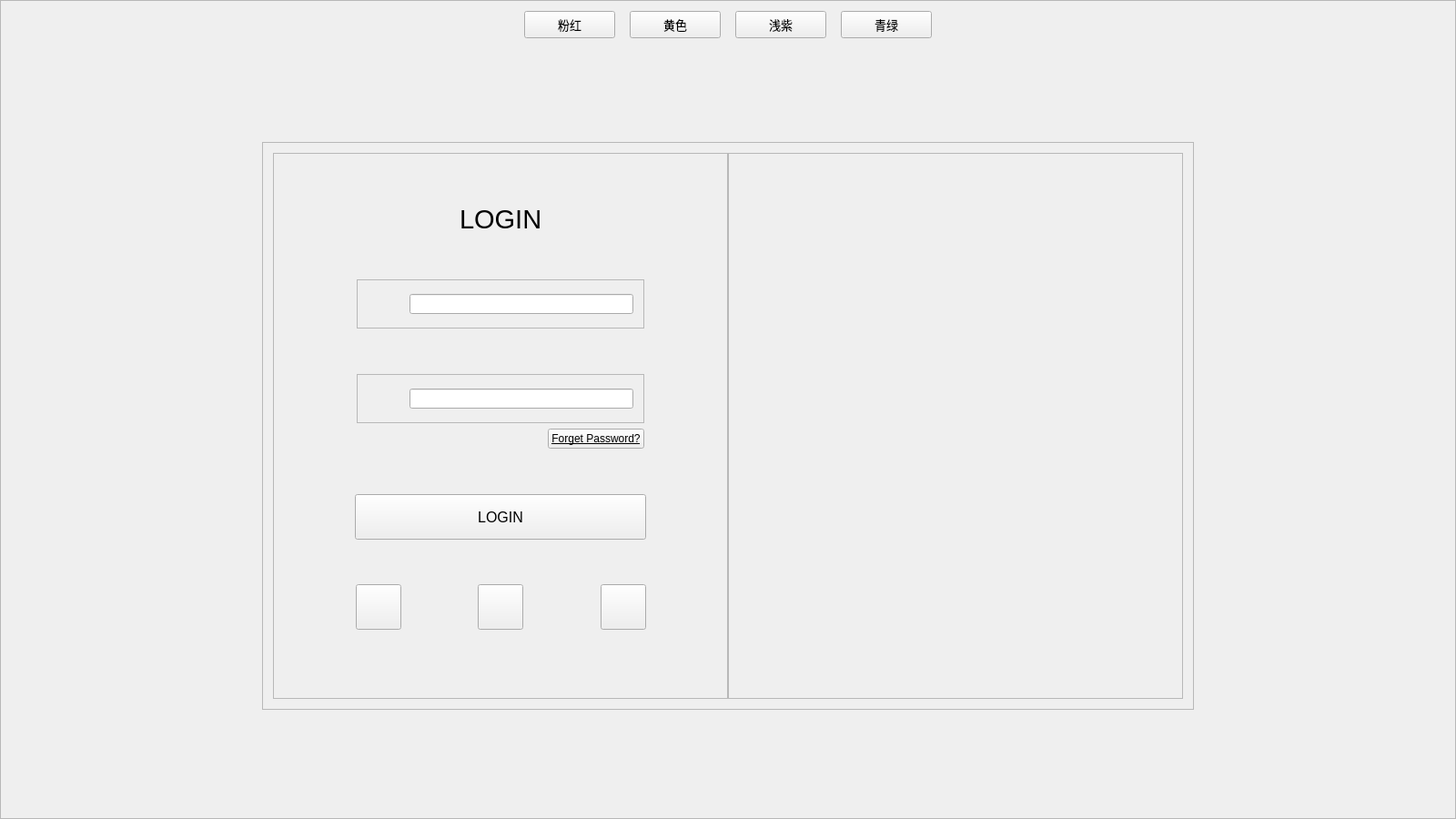
<?xml version="1.0" encoding="UTF-8"?>
<ui version="4.0">
 <class>Widget</class>
 <widget class="QWidget" name="Widget">
  <property name="geometry">
   <rect>
    <x>0</x>
    <y>0</y>
    <width>1600</width>
    <height>900</height>
   </rect>
  </property>
  <property name="minimumSize">
   <size>
    <width>800</width>
    <height>450</height>
   </size>
  </property>
  <property name="windowTitle">
   <string>Widget</string>
  </property>
  <property name="styleSheet">
   <string notr="true"/>
  </property>
  <layout class="QGridLayout" name="gridLayout_6">
   <property name="leftMargin">
    <number>0</number>
   </property>
   <property name="topMargin">
    <number>0</number>
   </property>
   <property name="rightMargin">
    <number>0</number>
   </property>
   <property name="bottomMargin">
    <number>0</number>
   </property>
   <property name="spacing">
    <number>0</number>
   </property>
   <item row="0" column="0">
    <widget class="QFrame" name="frame_background">
     <property name="frameShape">
      <enum>QFrame::StyledPanel</enum>
     </property>
     <property name="frameShadow">
      <enum>QFrame::Raised</enum>
     </property>
     <layout class="QGridLayout" name="gridLayout_3">
      <item row="0" column="0">
       <layout class="QHBoxLayout" name="horizontalLayout_12">
        <item>
         <spacer name="horizontalSpacer_3">
          <property name="orientation">
           <enum>Qt::Horizontal</enum>
          </property>
          <property name="sizeHint" stdset="0">
           <size>
            <width>13</width>
            <height>20</height>
           </size>
          </property>
         </spacer>
        </item>
        <item>
         <widget class="QPushButton" name="btn_1">
          <property name="sizePolicy">
           <sizepolicy hsizetype="Fixed" vsizetype="Fixed">
            <horstretch>0</horstretch>
            <verstretch>0</verstretch>
           </sizepolicy>
          </property>
          <property name="minimumSize">
           <size>
            <width>100</width>
            <height>30</height>
           </size>
          </property>
          <property name="maximumSize">
           <size>
            <width>100</width>
            <height>30</height>
           </size>
          </property>
          <property name="font">
           <font>
            <pointsize>10</pointsize>
           </font>
          </property>
          <property name="text">
           <string>粉红</string>
          </property>
         </widget>
        </item>
        <item>
         <spacer name="horizontalSpacer_23">
          <property name="orientation">
           <enum>Qt::Horizontal</enum>
          </property>
          <property name="sizeType">
           <enum>QSizePolicy::Fixed</enum>
          </property>
          <property name="sizeHint" stdset="0">
           <size>
            <width>10</width>
            <height>20</height>
           </size>
          </property>
         </spacer>
        </item>
        <item>
         <widget class="QPushButton" name="btn_2">
          <property name="sizePolicy">
           <sizepolicy hsizetype="Fixed" vsizetype="Fixed">
            <horstretch>0</horstretch>
            <verstretch>0</verstretch>
           </sizepolicy>
          </property>
          <property name="minimumSize">
           <size>
            <width>100</width>
            <height>30</height>
           </size>
          </property>
          <property name="maximumSize">
           <size>
            <width>100</width>
            <height>30</height>
           </size>
          </property>
          <property name="font">
           <font>
            <pointsize>10</pointsize>
           </font>
          </property>
          <property name="text">
           <string>黄色</string>
          </property>
         </widget>
        </item>
        <item>
         <spacer name="horizontalSpacer_24">
          <property name="orientation">
           <enum>Qt::Horizontal</enum>
          </property>
          <property name="sizeType">
           <enum>QSizePolicy::Fixed</enum>
          </property>
          <property name="sizeHint" stdset="0">
           <size>
            <width>10</width>
            <height>20</height>
           </size>
          </property>
         </spacer>
        </item>
        <item>
         <widget class="QPushButton" name="btn_3">
          <property name="sizePolicy">
           <sizepolicy hsizetype="Fixed" vsizetype="Fixed">
            <horstretch>0</horstretch>
            <verstretch>0</verstretch>
           </sizepolicy>
          </property>
          <property name="minimumSize">
           <size>
            <width>100</width>
            <height>30</height>
           </size>
          </property>
          <property name="maximumSize">
           <size>
            <width>100</width>
            <height>30</height>
           </size>
          </property>
          <property name="font">
           <font>
            <pointsize>10</pointsize>
           </font>
          </property>
          <property name="text">
           <string>浅紫</string>
          </property>
         </widget>
        </item>
        <item>
         <spacer name="horizontalSpacer_25">
          <property name="orientation">
           <enum>Qt::Horizontal</enum>
          </property>
          <property name="sizeType">
           <enum>QSizePolicy::Fixed</enum>
          </property>
          <property name="sizeHint" stdset="0">
           <size>
            <width>10</width>
            <height>20</height>
           </size>
          </property>
         </spacer>
        </item>
        <item>
         <widget class="QPushButton" name="btn_4">
          <property name="sizePolicy">
           <sizepolicy hsizetype="Fixed" vsizetype="Fixed">
            <horstretch>0</horstretch>
            <verstretch>0</verstretch>
           </sizepolicy>
          </property>
          <property name="minimumSize">
           <size>
            <width>100</width>
            <height>30</height>
           </size>
          </property>
          <property name="maximumSize">
           <size>
            <width>100</width>
            <height>30</height>
           </size>
          </property>
          <property name="font">
           <font>
            <pointsize>10</pointsize>
           </font>
          </property>
          <property name="text">
           <string>青绿</string>
          </property>
         </widget>
        </item>
        <item>
         <spacer name="horizontalSpacer_4">
          <property name="orientation">
           <enum>Qt::Horizontal</enum>
          </property>
          <property name="sizeHint" stdset="0">
           <size>
            <width>13</width>
            <height>20</height>
           </size>
          </property>
         </spacer>
        </item>
       </layout>
      </item>
      <item row="1" column="0">
       <layout class="QVBoxLayout" name="verticalLayout_2">
        <item>
         <spacer name="verticalSpacer_9">
          <property name="orientation">
           <enum>Qt::Vertical</enum>
          </property>
          <property name="sizeHint" stdset="0">
           <size>
            <width>20</width>
            <height>13</height>
           </size>
          </property>
         </spacer>
        </item>
        <item>
         <layout class="QHBoxLayout" name="horizontalLayout_9">
          <item>
           <spacer name="horizontalSpacer_17">
            <property name="orientation">
             <enum>Qt::Horizontal</enum>
            </property>
            <property name="sizeHint" stdset="0">
             <size>
              <width>40</width>
              <height>20</height>
             </size>
            </property>
           </spacer>
          </item>
          <item>
           <widget class="QFrame" name="frame">
            <property name="frameShape">
             <enum>QFrame::StyledPanel</enum>
            </property>
            <property name="frameShadow">
             <enum>QFrame::Raised</enum>
            </property>
            <layout class="QGridLayout" name="gridLayout_2">
             <item row="0" column="0">
              <layout class="QHBoxLayout" name="horizontalLayout_8">
               <property name="spacing">
                <number>0</number>
               </property>
               <item>
                <widget class="QFrame" name="frame_login">
                 <property name="sizePolicy">
                  <sizepolicy hsizetype="Minimum" vsizetype="Minimum">
                   <horstretch>0</horstretch>
                   <verstretch>0</verstretch>
                  </sizepolicy>
                 </property>
                 <property name="minimumSize">
                  <size>
                   <width>500</width>
                   <height>600</height>
                  </size>
                 </property>
                 <property name="maximumSize">
                  <size>
                   <width>500</width>
                   <height>600</height>
                  </size>
                 </property>
                 <property name="frameShape">
                  <enum>QFrame::StyledPanel</enum>
                 </property>
                 <property name="frameShadow">
                  <enum>QFrame::Raised</enum>
                 </property>
                 <layout class="QGridLayout" name="gridLayout_5">
                  <item row="1" column="0">
                   <spacer name="verticalSpacer_4">
                    <property name="orientation">
                     <enum>Qt::Vertical</enum>
                    </property>
                    <property name="sizeType">
                     <enum>QSizePolicy::Fixed</enum>
                    </property>
                    <property name="sizeHint" stdset="0">
                     <size>
                      <width>20</width>
                      <height>20</height>
                     </size>
                    </property>
                   </spacer>
                  </item>
                  <item row="0" column="0">
                   <layout class="QVBoxLayout" name="verticalLayout">
                    <item>
                     <spacer name="verticalSpacer_2">
                      <property name="orientation">
                       <enum>Qt::Vertical</enum>
                      </property>
                      <property name="sizeHint" stdset="0">
                       <size>
                        <width>20</width>
                        <height>13</height>
                       </size>
                      </property>
                     </spacer>
                    </item>
                    <item>
                     <layout class="QHBoxLayout" name="horizontalLayout">
                      <item>
                       <spacer name="horizontalSpacer">
                        <property name="orientation">
                         <enum>Qt::Horizontal</enum>
                        </property>
                        <property name="sizeHint" stdset="0">
                         <size>
                          <width>40</width>
                          <height>20</height>
                         </size>
                        </property>
                       </spacer>
                      </item>
                      <item>
                       <widget class="QLabel" name="label_login">
                        <property name="font">
                         <font>
                          <family>Arial</family>
                          <pointsize>22</pointsize>
                         </font>
                        </property>
                        <property name="text">
                         <string>LOGIN</string>
                        </property>
                       </widget>
                      </item>
                      <item>
                       <spacer name="horizontalSpacer_2">
                        <property name="orientation">
                         <enum>Qt::Horizontal</enum>
                        </property>
                        <property name="sizeHint" stdset="0">
                         <size>
                          <width>40</width>
                          <height>20</height>
                         </size>
                        </property>
                       </spacer>
                      </item>
                     </layout>
                    </item>
                    <item>
                     <spacer name="verticalSpacer">
                      <property name="orientation">
                       <enum>Qt::Vertical</enum>
                      </property>
                      <property name="sizeHint" stdset="0">
                       <size>
                        <width>20</width>
                        <height>13</height>
                       </size>
                      </property>
                     </spacer>
                    </item>
                    <item>
                     <layout class="QHBoxLayout" name="horizontalLayout_10">
                      <item>
                       <spacer name="horizontalSpacer_20">
                        <property name="orientation">
                         <enum>Qt::Horizontal</enum>
                        </property>
                        <property name="sizeType">
                         <enum>QSizePolicy::Fixed</enum>
                        </property>
                        <property name="sizeHint" stdset="0">
                         <size>
                          <width>80</width>
                          <height>20</height>
                         </size>
                        </property>
                       </spacer>
                      </item>
                      <item>
                       <widget class="QFrame" name="frame_user_name">
                        <property name="frameShape">
                         <enum>QFrame::StyledPanel</enum>
                        </property>
                        <property name="frameShadow">
                         <enum>QFrame::Raised</enum>
                        </property>
                        <layout class="QGridLayout" name="gridLayout_4">
                         <item row="0" column="0">
                          <layout class="QHBoxLayout" name="horizontalLayout_11">
                           <item>
                            <spacer name="horizontalSpacer_21">
                             <property name="orientation">
                              <enum>Qt::Horizontal</enum>
                             </property>
                             <property name="sizeType">
                              <enum>QSizePolicy::Fixed</enum>
                             </property>
                             <property name="sizeHint" stdset="0">
                              <size>
                               <width>10</width>
                               <height>20</height>
                              </size>
                             </property>
                            </spacer>
                           </item>
                           <item>
                            <widget class="QLabel" name="label_user_name">
                             <property name="sizePolicy">
                              <sizepolicy hsizetype="Fixed" vsizetype="Fixed">
                               <horstretch>0</horstretch>
                               <verstretch>0</verstretch>
                              </sizepolicy>
                             </property>
                             <property name="minimumSize">
                              <size>
                               <width>30</width>
                               <height>30</height>
                              </size>
                             </property>
                             <property name="maximumSize">
                              <size>
                               <width>30</width>
                               <height>30</height>
                              </size>
                             </property>
                             <property name="text">
                              <string/>
                             </property>
                            </widget>
                           </item>
                           <item>
                            <widget class="QLineEdit" name="lineE_user_name"/>
                           </item>
                          </layout>
                         </item>
                        </layout>
                       </widget>
                      </item>
                      <item>
                       <spacer name="horizontalSpacer_22">
                        <property name="orientation">
                         <enum>Qt::Horizontal</enum>
                        </property>
                        <property name="sizeType">
                         <enum>QSizePolicy::Fixed</enum>
                        </property>
                        <property name="sizeHint" stdset="0">
                         <size>
                          <width>80</width>
                          <height>20</height>
                         </size>
                        </property>
                       </spacer>
                      </item>
                     </layout>
                    </item>
                    <item>
                     <spacer name="verticalSpacer_3">
                      <property name="orientation">
                       <enum>Qt::Vertical</enum>
                      </property>
                      <property name="sizeHint" stdset="0">
                       <size>
                        <width>20</width>
                        <height>17</height>
                       </size>
                      </property>
                     </spacer>
                    </item>
                    <item>
                     <layout class="QHBoxLayout" name="horizontalLayout_2">
                      <item>
                       <spacer name="horizontalSpacer_6">
                        <property name="orientation">
                         <enum>Qt::Horizontal</enum>
                        </property>
                        <property name="sizeType">
                         <enum>QSizePolicy::Fixed</enum>
                        </property>
                        <property name="sizeHint" stdset="0">
                         <size>
                          <width>80</width>
                          <height>20</height>
                         </size>
                        </property>
                       </spacer>
                      </item>
                      <item>
                       <widget class="QFrame" name="frame_pwd">
                        <property name="frameShape">
                         <enum>QFrame::StyledPanel</enum>
                        </property>
                        <property name="frameShadow">
                         <enum>QFrame::Raised</enum>
                        </property>
                        <layout class="QGridLayout" name="gridLayout">
                         <item row="0" column="0">
                          <layout class="QHBoxLayout" name="horizontalLayout_3">
                           <item>
                            <spacer name="horizontalSpacer_5">
                             <property name="orientation">
                              <enum>Qt::Horizontal</enum>
                             </property>
                             <property name="sizeType">
                              <enum>QSizePolicy::Fixed</enum>
                             </property>
                             <property name="sizeHint" stdset="0">
                              <size>
                               <width>10</width>
                               <height>20</height>
                              </size>
                             </property>
                            </spacer>
                           </item>
                           <item>
                            <widget class="QLabel" name="label_pwd">
                             <property name="sizePolicy">
                              <sizepolicy hsizetype="Fixed" vsizetype="Fixed">
                               <horstretch>0</horstretch>
                               <verstretch>0</verstretch>
                              </sizepolicy>
                             </property>
                             <property name="minimumSize">
                              <size>
                               <width>30</width>
                               <height>30</height>
                              </size>
                             </property>
                             <property name="maximumSize">
                              <size>
                               <width>30</width>
                               <height>30</height>
                              </size>
                             </property>
                             <property name="text">
                              <string/>
                             </property>
                            </widget>
                           </item>
                           <item>
                            <widget class="QLineEdit" name="lineE_pwd"/>
                           </item>
                          </layout>
                         </item>
                        </layout>
                       </widget>
                      </item>
                      <item>
                       <spacer name="horizontalSpacer_19">
                        <property name="orientation">
                         <enum>Qt::Horizontal</enum>
                        </property>
                        <property name="sizeType">
                         <enum>QSizePolicy::Fixed</enum>
                        </property>
                        <property name="sizeHint" stdset="0">
                         <size>
                          <width>80</width>
                          <height>20</height>
                         </size>
                        </property>
                       </spacer>
                      </item>
                     </layout>
                    </item>
                    <item>
                     <layout class="QHBoxLayout" name="horizontalLayout_5">
                      <item>
                       <spacer name="horizontalSpacer_11">
                        <property name="orientation">
                         <enum>Qt::Horizontal</enum>
                        </property>
                        <property name="sizeHint" stdset="0">
                         <size>
                          <width>28</width>
                          <height>20</height>
                         </size>
                        </property>
                       </spacer>
                      </item>
                      <item>
                       <widget class="QPushButton" name="btn_forget">
                        <property name="font">
                         <font>
                          <family>Arial</family>
                          <underline>true</underline>
                         </font>
                        </property>
                        <property name="text">
                         <string>Forget Password?</string>
                        </property>
                       </widget>
                      </item>
                      <item>
                       <spacer name="horizontalSpacer_12">
                        <property name="orientation">
                         <enum>Qt::Horizontal</enum>
                        </property>
                        <property name="sizeType">
                         <enum>QSizePolicy::Fixed</enum>
                        </property>
                        <property name="sizeHint" stdset="0">
                         <size>
                          <width>80</width>
                          <height>20</height>
                         </size>
                        </property>
                       </spacer>
                      </item>
                     </layout>
                    </item>
                    <item>
                     <spacer name="verticalSpacer_5">
                      <property name="orientation">
                       <enum>Qt::Vertical</enum>
                      </property>
                      <property name="sizeHint" stdset="0">
                       <size>
                        <width>20</width>
                        <height>13</height>
                       </size>
                      </property>
                     </spacer>
                    </item>
                    <item>
                     <layout class="QHBoxLayout" name="horizontalLayout_6">
                      <item>
                       <spacer name="horizontalSpacer_13">
                        <property name="orientation">
                         <enum>Qt::Horizontal</enum>
                        </property>
                        <property name="sizeHint" stdset="0">
                         <size>
                          <width>40</width>
                          <height>20</height>
                         </size>
                        </property>
                       </spacer>
                      </item>
                      <item>
                       <widget class="QPushButton" name="btn_login">
                        <property name="sizePolicy">
                         <sizepolicy hsizetype="Fixed" vsizetype="Fixed">
                          <horstretch>0</horstretch>
                          <verstretch>0</verstretch>
                         </sizepolicy>
                        </property>
                        <property name="minimumSize">
                         <size>
                          <width>320</width>
                          <height>50</height>
                         </size>
                        </property>
                        <property name="maximumSize">
                         <size>
                          <width>320</width>
                          <height>50</height>
                         </size>
                        </property>
                        <property name="font">
                         <font>
                          <family>Arial</family>
                          <pointsize>12</pointsize>
                         </font>
                        </property>
                        <property name="text">
                         <string>LOGIN</string>
                        </property>
                       </widget>
                      </item>
                      <item>
                       <spacer name="horizontalSpacer_14">
                        <property name="orientation">
                         <enum>Qt::Horizontal</enum>
                        </property>
                        <property name="sizeHint" stdset="0">
                         <size>
                          <width>40</width>
                          <height>20</height>
                         </size>
                        </property>
                       </spacer>
                      </item>
                     </layout>
                    </item>
                    <item>
                     <spacer name="verticalSpacer_6">
                      <property name="orientation">
                       <enum>Qt::Vertical</enum>
                      </property>
                      <property name="sizeHint" stdset="0">
                       <size>
                        <width>20</width>
                        <height>13</height>
                       </size>
                      </property>
                     </spacer>
                    </item>
                    <item>
                     <layout class="QHBoxLayout" name="horizontalLayout_4">
                      <item>
                       <spacer name="horizontalSpacer_10">
                        <property name="orientation">
                         <enum>Qt::Horizontal</enum>
                        </property>
                        <property name="sizeHint" stdset="0">
                         <size>
                          <width>13</width>
                          <height>20</height>
                         </size>
                        </property>
                       </spacer>
                      </item>
                      <item>
                       <widget class="QPushButton" name="btn_wx">
                        <property name="sizePolicy">
                         <sizepolicy hsizetype="Fixed" vsizetype="Fixed">
                          <horstretch>0</horstretch>
                          <verstretch>0</verstretch>
                         </sizepolicy>
                        </property>
                        <property name="minimumSize">
                         <size>
                          <width>50</width>
                          <height>50</height>
                         </size>
                        </property>
                        <property name="maximumSize">
                         <size>
                          <width>50</width>
                          <height>50</height>
                         </size>
                        </property>
                        <property name="text">
                         <string/>
                        </property>
                       </widget>
                      </item>
                      <item>
                       <spacer name="horizontalSpacer_7">
                        <property name="orientation">
                         <enum>Qt::Horizontal</enum>
                        </property>
                        <property name="sizeHint" stdset="0">
                         <size>
                          <width>13</width>
                          <height>20</height>
                         </size>
                        </property>
                       </spacer>
                      </item>
                      <item>
                       <widget class="QPushButton" name="btn_qq">
                        <property name="sizePolicy">
                         <sizepolicy hsizetype="Fixed" vsizetype="Fixed">
                          <horstretch>0</horstretch>
                          <verstretch>0</verstretch>
                         </sizepolicy>
                        </property>
                        <property name="minimumSize">
                         <size>
                          <width>50</width>
                          <height>50</height>
                         </size>
                        </property>
                        <property name="maximumSize">
                         <size>
                          <width>50</width>
                          <height>50</height>
                         </size>
                        </property>
                        <property name="text">
                         <string/>
                        </property>
                       </widget>
                      </item>
                      <item>
                       <spacer name="horizontalSpacer_8">
                        <property name="orientation">
                         <enum>Qt::Horizontal</enum>
                        </property>
                        <property name="sizeHint" stdset="0">
                         <size>
                          <width>13</width>
                          <height>20</height>
                         </size>
                        </property>
                       </spacer>
                      </item>
                      <item>
                       <widget class="QPushButton" name="btn_wb">
                        <property name="sizePolicy">
                         <sizepolicy hsizetype="Fixed" vsizetype="Fixed">
                          <horstretch>0</horstretch>
                          <verstretch>0</verstretch>
                         </sizepolicy>
                        </property>
                        <property name="minimumSize">
                         <size>
                          <width>50</width>
                          <height>50</height>
                         </size>
                        </property>
                        <property name="maximumSize">
                         <size>
                          <width>50</width>
                          <height>50</height>
                         </size>
                        </property>
                        <property name="text">
                         <string/>
                        </property>
                       </widget>
                      </item>
                      <item>
                       <spacer name="horizontalSpacer_9">
                        <property name="orientation">
                         <enum>Qt::Horizontal</enum>
                        </property>
                        <property name="sizeHint" stdset="0">
                         <size>
                          <width>13</width>
                          <height>20</height>
                         </size>
                        </property>
                       </spacer>
                      </item>
                     </layout>
                    </item>
                    <item>
                     <spacer name="verticalSpacer_8">
                      <property name="orientation">
                       <enum>Qt::Vertical</enum>
                      </property>
                      <property name="sizeHint" stdset="0">
                       <size>
                        <width>20</width>
                        <height>13</height>
                       </size>
                      </property>
                     </spacer>
                    </item>
                   </layout>
                  </item>
                 </layout>
                </widget>
               </item>
               <item>
                <widget class="QFrame" name="frame_pic">
                 <property name="sizePolicy">
                  <sizepolicy hsizetype="Minimum" vsizetype="Minimum">
                   <horstretch>0</horstretch>
                   <verstretch>0</verstretch>
                  </sizepolicy>
                 </property>
                 <property name="minimumSize">
                  <size>
                   <width>500</width>
                   <height>600</height>
                  </size>
                 </property>
                 <property name="frameShape">
                  <enum>QFrame::StyledPanel</enum>
                 </property>
                 <property name="frameShadow">
                  <enum>QFrame::Raised</enum>
                 </property>
                </widget>
               </item>
              </layout>
             </item>
            </layout>
           </widget>
          </item>
          <item>
           <spacer name="horizontalSpacer_18">
            <property name="orientation">
             <enum>Qt::Horizontal</enum>
            </property>
            <property name="sizeHint" stdset="0">
             <size>
              <width>40</width>
              <height>20</height>
             </size>
            </property>
           </spacer>
          </item>
         </layout>
        </item>
        <item>
         <spacer name="verticalSpacer_10">
          <property name="orientation">
           <enum>Qt::Vertical</enum>
          </property>
          <property name="sizeHint" stdset="0">
           <size>
            <width>20</width>
            <height>13</height>
           </size>
          </property>
         </spacer>
        </item>
       </layout>
      </item>
     </layout>
    </widget>
   </item>
  </layout>
 </widget>
 <layoutdefault spacing="6" margin="11"/>
 <resources/>
 <connections/>
</ui>
